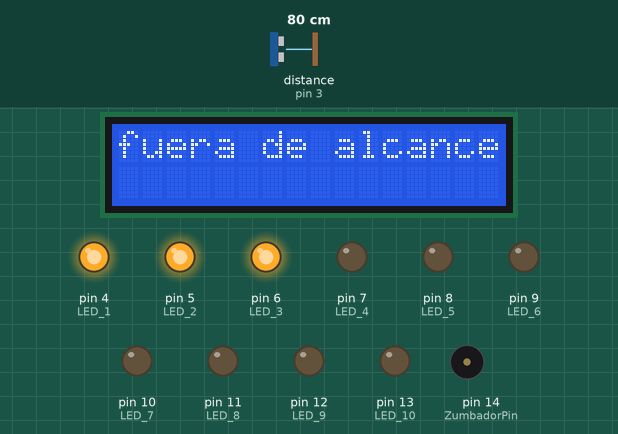
This sketch was run on a simulated Arduino Uno, built with avr-gcc and run on an emulated ATmega328P. Parts: 16×2 character LCD, output pins drawn as LEDs (lit = HIGH), buzzer (waves = sounding). Wiring (inferred from the names in the program): ultrasonic range finder: trigger pin 2; echo pin 3. Inputs (shaded band) come from the test bench; at power-on: distance to the obstacle (sensor on pin 3) 80 cm. The echo pulse lasts 58.3 µs per cm; pins used as bus, display or sensor lines are not drawn; what the sketch prints to the serial monitor is not drawn.

Above: at 1.2 s.
1.3 s: distance to the obstacle (sensor on pin 3) set to 48 cm
2.8 s: distance to the obstacle (sensor on pin 3) set to 42 cm
At 4.0 s:
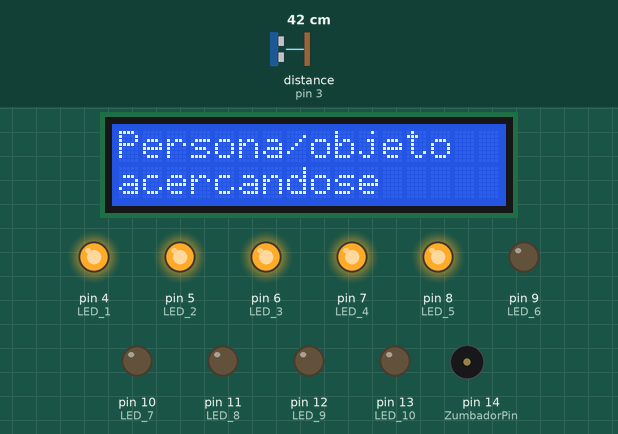
4.4 s: distance to the obstacle (sensor on pin 3) set to 32 cm
5.9 s: distance to the obstacle (sensor on pin 3) set to 28 cm
At 7.1 s:
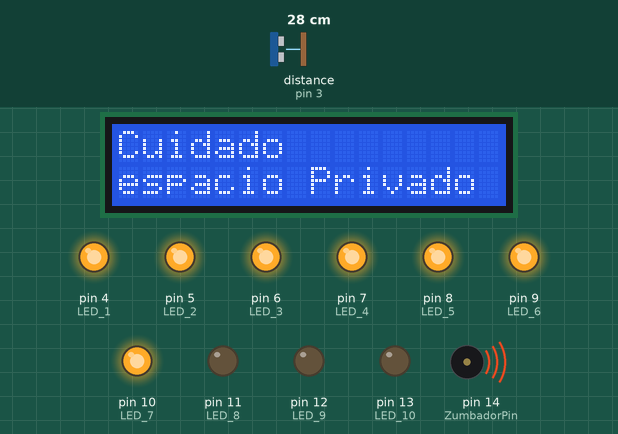
At 11.34 s:
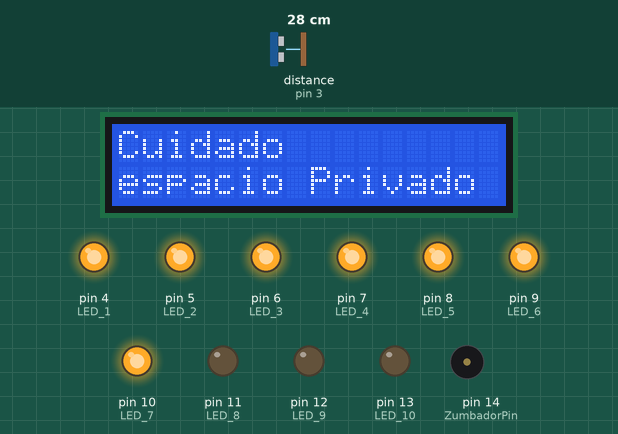
Timing chart, 0 to 17.9 s (numbered marks = the images above; inputs shaded):
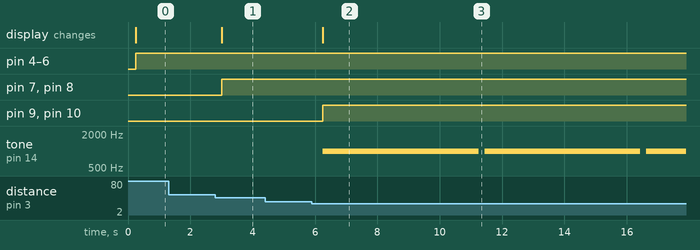

Measured:
- the behaviour switches between 46 and 45 cm on distance to the obstacle (sensor on pin 3) (found by bisection; images 0 and 1)
- the behaviour switches between 31 and 30 cm on distance to the obstacle (sensor on pin 3) (found by bisection; images 1 and 2)
- after the input at 1.3 s, every drawn part: stays the same
- after the input at 2.8 s, pin 7 (LED_4), pin 8 (LED_5): LOW → HIGH after 0.20 s; the display: changes after 0.20 s (image 1)
- after the input at 4.4 s, every drawn part: stays the same
- after the input at 5.9 s, pin 9 (LED_6), pin 10 (LED_7): LOW → HIGH after 0.35 s; tone on pin 14 (ZumbadorPin): alternates 1000 Hz for 5.0 s and silent for 0.19 s, starting after 0.35 s; the display: changes after 0.35 s (image 2)

The sketch:

sensor_proximidad_buzzer.ino
```cpp
/*
* Fundacion Kinal
 * Centro educativo tecnico laboral Kinal
 * Perito en electonica
 * Quinto perito
 * EB5AM / EB5AV
 * Taller de electronica digital y reparacion de computadoras
 * Nombre: lenin toc
 * Fecha: 3/05/2023
 * Proyecto: LCD por medio de I2C
 */
#include <Wire.h>
#include <LiquidCrystal_I2C.h>
#define direccion_lcd 0x27
#define filas 2
#define columnas 16
#define LED_1 4
#define LED_2 5
#define LED_3 6
#define LED_4 7
#define LED_5 8
#define LED_6 9
#define LED_7 10
#define LED_8 11
#define LED_9 12
#define LED_10 13
int trigger = 2;
int echo = 3;
int tiempo;
int distancia;
int ZumbadorPin = 14;
LiquidCrystal_I2C lcdlenin(direccion_lcd, columnas, filas);


void setup()
{
lcdlenin.init();
lcdlenin.backlight();
Serial.begin(9600);
pinMode(trigger, OUTPUT);
pinMode(echo,INPUT);
digitalWrite(trigger,LOW);
pinMode(ZumbadorPin, OUTPUT);
pinMode(LED_1,OUTPUT);
pinMode(LED_2,OUTPUT);
pinMode(LED_3,OUTPUT);
pinMode(LED_4,OUTPUT);
pinMode(LED_5,OUTPUT);
pinMode(LED_6,OUTPUT);
pinMode(LED_7,OUTPUT);
pinMode(LED_8,OUTPUT);
pinMode(LED_9,OUTPUT);
pinMode(LED_10,OUTPUT);

}


void loop()
{
digitalWrite(trigger, HIGH);
delayMicroseconds(10);
digitalWrite(trigger, LOW);
tiempo= pulseIn(echo, HIGH);
distancia= tiempo/59;
Serial.print("distancia");
Serial.print(distancia);
Serial.println("cm");
delay(100);
if(distancia>=45){
lcdlenin.init();
lcdlenin.backlight();
lcdlenin.print("fuera de alcance");
digitalWrite( LED_1,HIGH);
digitalWrite( LED_2,HIGH);
digitalWrite( LED_3,HIGH);
digitalWrite( LED_4,LOW);
digitalWrite( LED_5,LOW);
digitalWrite( LED_6,LOW);
digitalWrite( LED_7,LOW);
digitalWrite( LED_8,LOW);
digitalWrite( LED_9,LOW);
digitalWrite( LED_10,LOW);
}

if(distancia>=30 && distancia<=44 ){
lcdlenin.init();
lcdlenin.backlight();
lcdlenin.print("Persona/objeto ");
lcdlenin.setCursor(0,1);
lcdlenin.print("acercandose");
digitalWrite( LED_1,HIGH);
digitalWrite( LED_2,HIGH);
digitalWrite( LED_3,HIGH);
digitalWrite( LED_4,HIGH);
digitalWrite( LED_5,HIGH);
digitalWrite( LED_6,LOW);
digitalWrite( LED_7,LOW);
digitalWrite( LED_8,LOW);
digitalWrite( LED_9,LOW);
digitalWrite( LED_10,LOW);
}


if(distancia>=15 && distancia<=29 ){
lcdlenin.init();
lcdlenin.backlight();
lcdlenin.print("Cuidado");
lcdlenin.setCursor(0,1);
lcdlenin.print("espacio Privado");
digitalWrite( LED_1,HIGH);
digitalWrite( LED_2,HIGH);
digitalWrite( LED_3,HIGH);
digitalWrite( LED_4,HIGH);
digitalWrite( LED_5,HIGH);
digitalWrite( LED_6,HIGH);
digitalWrite( LED_7,HIGH);
digitalWrite( LED_8,LOW);
digitalWrite( LED_9,LOW);
digitalWrite( LED_10,LOW);
tone(ZumbadorPin,  1000 );
delay(5000);
noTone(ZumbadorPin);
}


if(distancia>=5 && distancia<=14 ){
lcdlenin.init();
lcdlenin.backlight();
lcdlenin.print("Invadiendo");
lcdlenin.setCursor(0,1);
lcdlenin.print("espacio Privado");
digitalWrite( LED_1,HIGH);
digitalWrite( LED_2,HIGH);
digitalWrite( LED_3,HIGH);
digitalWrite( LED_4,HIGH);
digitalWrite( LED_5,HIGH);
digitalWrite( LED_6,HIGH);
digitalWrite( LED_7,HIGH);
digitalWrite( LED_8,HIGH);
digitalWrite( LED_9,HIGH);
digitalWrite( LED_10,HIGH);
 tone(ZumbadorPin,  2000);
 delay(10000);
 noTone(ZumbadorPin);
}
}
```
